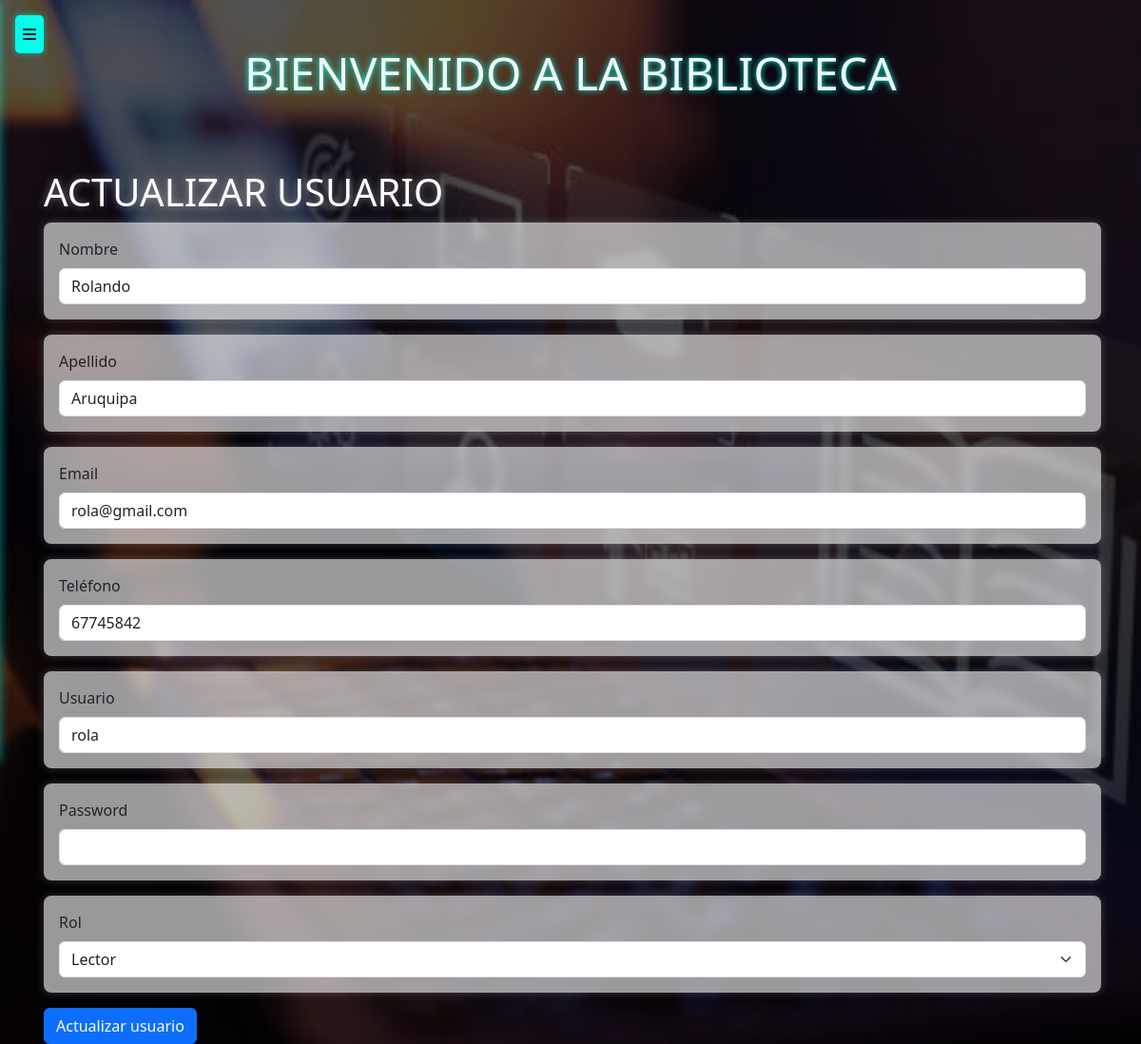
The app's page /usuarios/edit/2 (signed in), older data.
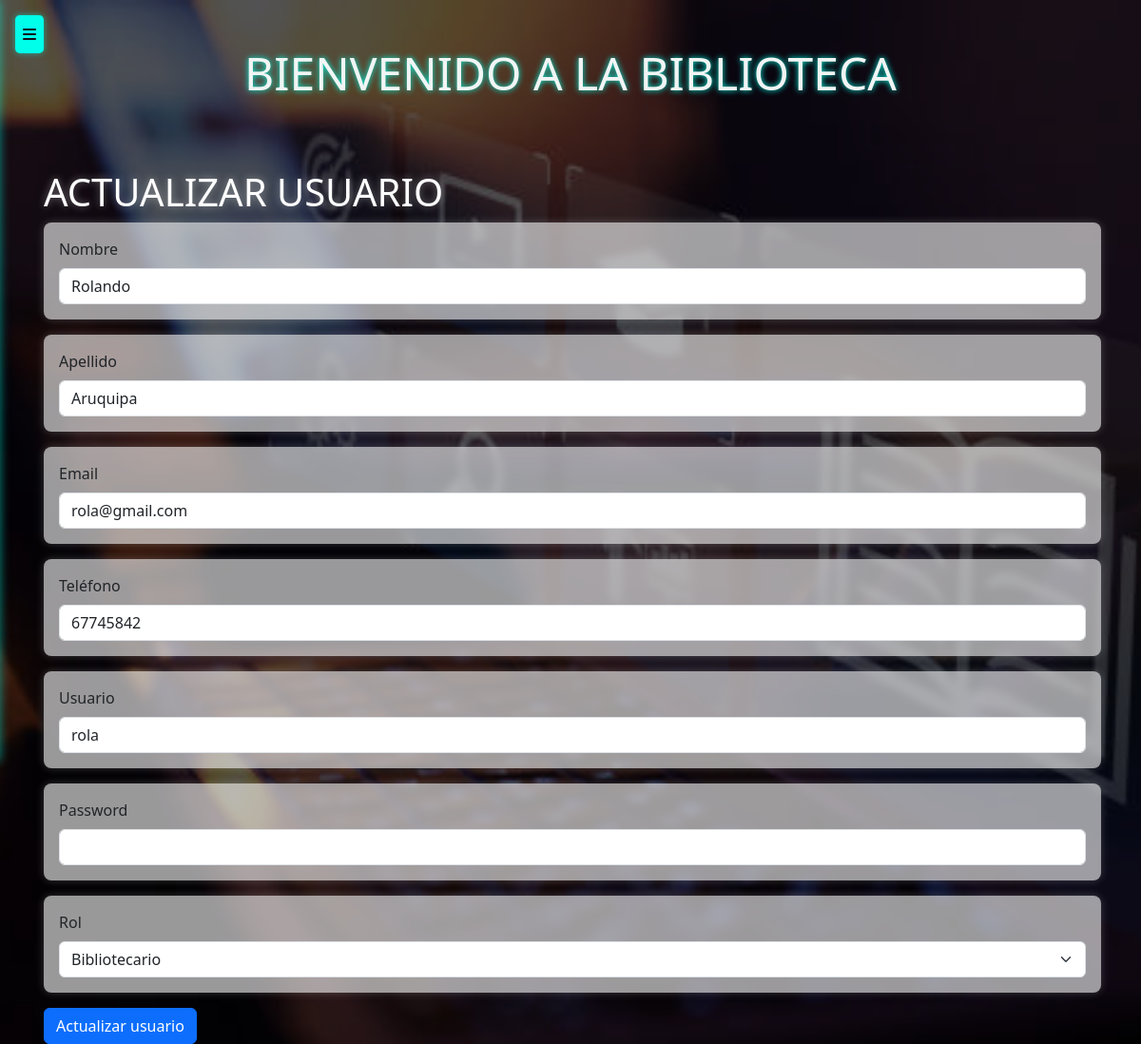
The same page, newer data.
### models/usuario_model.py (models this page shows, shortened)
class Usuario(db.Model):
    __tablename__ = "usuarios"
    id = db.Column(db.Integer,primary_key=True)
    nombre = db.Column(db.String(80),nullable=False)
    apellido = db.Column(db.String(80),nullable=False)
    email = db.Column(db.String(120),nullable=False)
    telefono = db.Column(db.String(20),nullable=False)
    username = db.Column(db.String(20),nullable=False)
    password = db.Column(db.String,nullable=False)
    tipo = db.Column(db.String(20),nullable=False)
    @staticmethod
    def get_by_id(id):
        return Usuario.query.get(id)

### controllers/usuario_controllers.py (the view, shortened to what this page needs)
@usuario_bp.route("/edit/<int:id>", methods=['GET', 'POST'])
@login_required
@role_required('Admin', 'Bibliotecario')
def edit(id):
    usuario = Usuario.get_by_id(id)
    if session['usuario_tipo'] == 'Bibliotecario' and usuario.tipo != 'Lector':
        abort(403)
    return usuario_view.edit(usuario)

### views/usuario_view.py (called while the page is built)
def edit(usuario):
    return render_template('usuarios/edit.html', usuario=usuario)

### templates/usuarios/edit.html (shortened to what this page needs)
{% extends 'base.html' %}
{% block content %}
<h1>Actualizar usuario</h1>
<form action="{{ url_for('usuario.edit', id=usuario.id) }}" method="POST">
    <div class="mb-3 bg-white-glass">
        <label class="form-label">Nombre</label>
        <input type="text" class="form-control" name="nombre" value="{{ usuario.nombre }}" required>
    </div>
    <div class="mb-3 bg-white-glass">
        <label class="form-label">Apellido</label>
        <input type="text" class="form-control" name="apellido" value="{{ usuario.apellido }}" required>
    </div>
    <div class="mb-3 bg-white-glass">
        <label class="form-label">Email</label>
        <input type="email" class="form-control" name="email" value="{{ usuario.email }}" required>
    </div>
    <div class="mb-3 bg-white-glass">
        <label class="form-label">Teléfono</label>
        <input type="text" class="form-control" name="telefono" value="{{ usuario.telefono }}" required>
    </div>
    <div class="mb-3 bg-white-glass">
        <label class="form-label">Usuario</label>
        <input type="text" class="form-control" name="username" value="{{ usuario.username }}" required>
    </div>
    <div class="mb-3 bg-white-glass">
        <label class="form-label">Password</label>
        <input type="password" class="form-control" name="password">
    </div>
    <div class="mb-3 bg-white-glass">
        <label class="form-label">Rol</label>
        <select name="tipo" class="form-select" required>
            {% if session['usuario_tipo'] == 'Admin' %}
                <option value="Bibliotecario" {% if usuario.tipo == 'Bibliotecario' %}selected{% endif %}>Bibliotecario</option>
            {% endif %}
            <option value="Lector" {% if usuario.tipo == 'Lector' %}selected{% endif %}>Lector</option>
        </select>
    </div>
    <button type="submit" class="btn btn-primary">Actualizar usuario</button>
</form>
{% endblock %}

Row changes from the older to the newer data that the page shows:
changed Usuario "Rolando": tipo "Lector" → "Bibliotecario"
